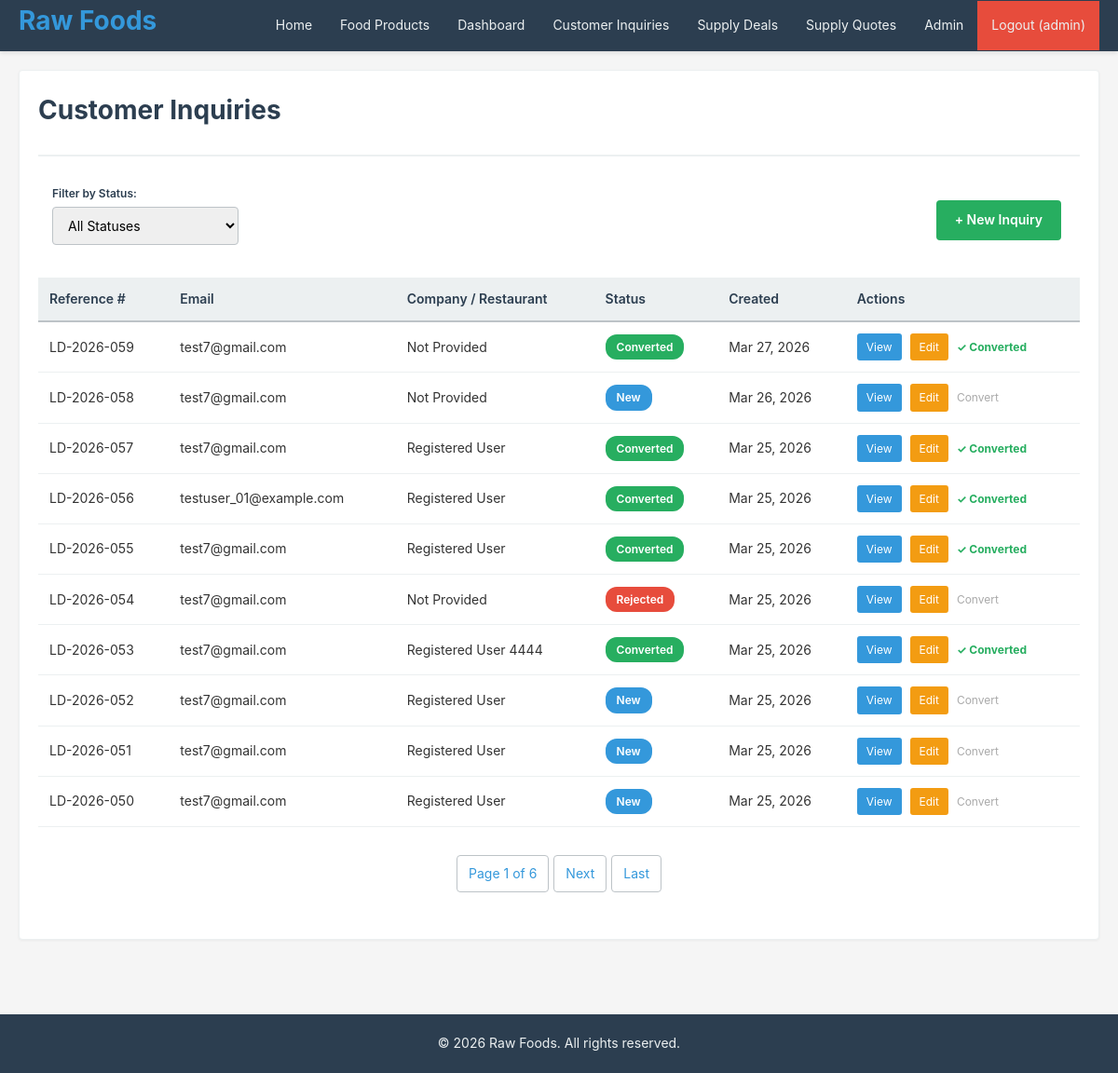
The app's page /sales/leads/ (signed in), older data.
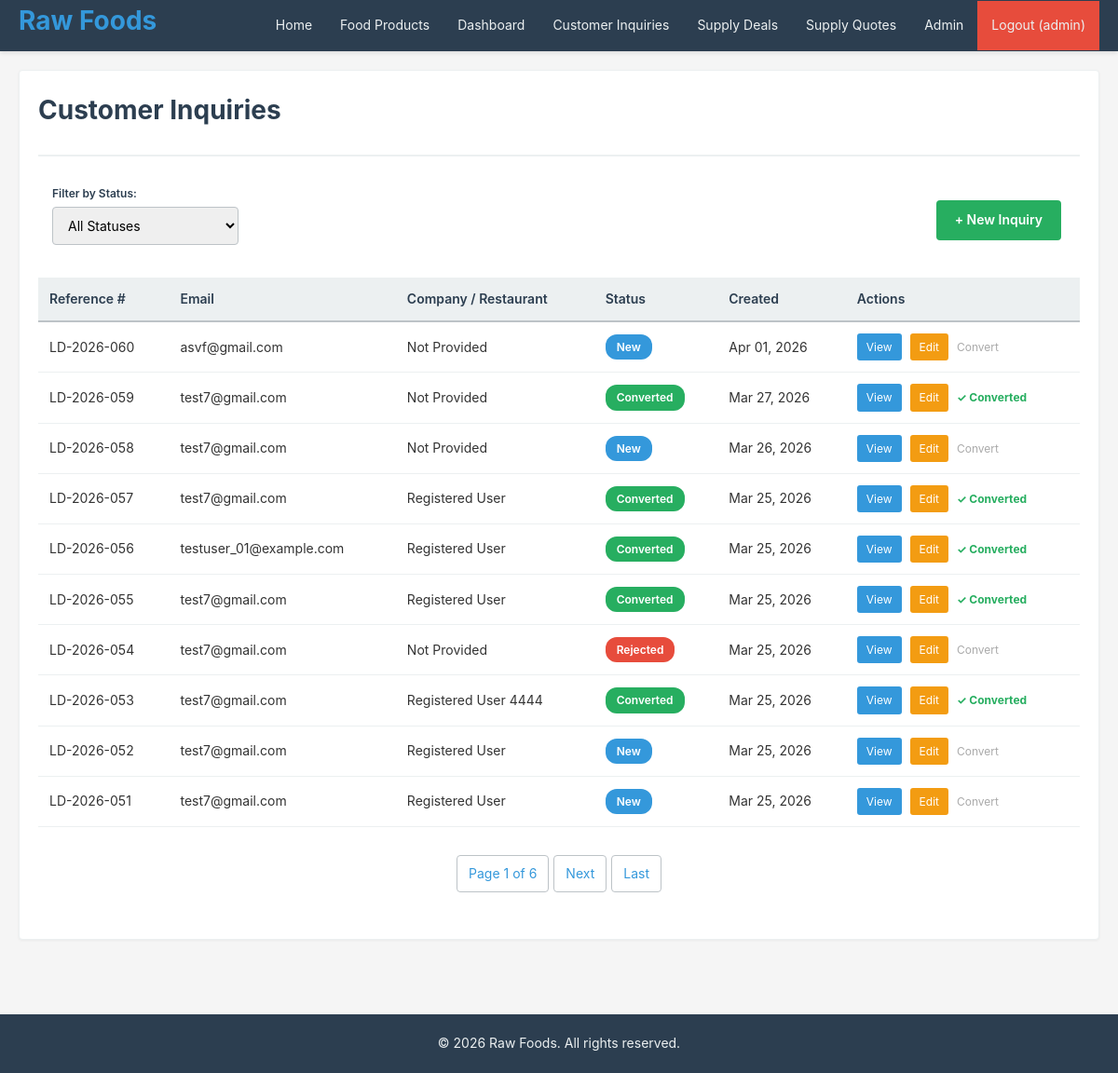
The same page, newer data.
### crm/models.py (models this page shows, shortened)
class Lead(models.Model):
    STATUS_CHOICES = [
        ('New', 'New'),
        ('Qualified', 'Qualified'),
        ('Converted', 'Converted'),
        ('Rejected', 'Rejected'),
    ]
    reference_number = models.CharField(
        max_length=20, unique=True, default=generate_lead_reference
    )
    email = models.EmailField()
    company_name = models.CharField(
        max_length=150, verbose_name="Company / Restaurant Name"
    )
    product_interested = models.ForeignKey(
        Product, on_delete=models.SET_NULL, null=True, blank=True,
        verbose_name="Interested Product (Feed/Oil/Grain)"
    )
    quantity = models.IntegerField(
        null=True, blank=True, validators=[MinValueValidator(1)],
        verbose_name="Quantity Required"
    )
    status = models.CharField(max_length=20, choices=STATUS_CHOICES, default='New')
    converted_to_acct_id = models.ForeignKey(
        'Account', on_delete=models.SET_NULL, null=True, blank=True, related_name='leads'
    )
    notes = models.TextField(blank=True, help_text="Delivery Location & other notes")
    created_at = models.DateTimeField(auto_now_add=True)
    updated_at = models.DateTimeField(auto_now=True)
    objects = models.Manager()
    class Meta:  # pylint: disable=too-few-public-methods
        ordering = ['-created_at']
        verbose_name = 'Customer Inquiry'
        verbose_name_plural = 'Customer Inquiries'

### crm/views.py (the view)
# urls.py: path('sales/leads/', views.lead_list, name='lead_list'),
@login_required
@staff_required
def lead_list(request):
    status_filter = request.GET.get('status', '')
    leads = Lead.objects.all()
    if status_filter:
        leads = leads.filter(status=status_filter)
    paginator = Paginator(leads, 10)
    page_num = request.GET.get('page', 1)
    page_obj = paginator.get_page(page_num)
    context = {
        'page_obj': page_obj,
        'leads': page_obj.object_list,
        'status_filter': status_filter,
        'status_choices': Lead.STATUS_CHOICES,
    }
    return render(request, 'lead_list.html', context)

### crm/views.py (called while the page is built)
def staff_required(view_func):
    @wraps(view_func)
    def wrapper(request, *args, **kwargs):
        if not request.user.is_authenticated or not request.user.is_staff:
            messages.error(
                request, "You don't have permission to access this page.")
            return redirect('login')
        return view_func(request, *args, **kwargs)
    return wrapper

### templates/lead_list.html (shortened to what this page needs)
{% extends "base.html" %}
{% block content %}
<div class="card">
    <div class="card-header">
        <h1>Customer Inquiries</h1>
    </div>
    <div class="filter-section">
        <div class="filter-item">
            <label for="status-filter">Filter by Status:</label>
            <select id="status-filter" onchange="window.location.href='?status=' + this.value" class="form-select">
                <option value="">All Statuses</option>
            </select>
        </div>
        <a href="{% url 'lead_create' %}" class="btn btn-success">+ New Inquiry</a>
    </div>
    <div class="card-body">
        {% if leads %}
            <table>
                <thead>
                    <tr>
                        <th>Reference #</th>
                        <th>Email</th>
                        <th>Company / Restaurant</th>
                        <th>Status</th>
                        <th>Created</th>
                        <th>Actions</th>
                    </tr>
                </thead>
                <tbody>
                    {% for lead in leads %}
                        <tr>
                            <td>{{ lead.reference_number }}</td>
                            <td>{{ lead.email }}</td>
                            <td>{{ lead.company_name }}</td>
                            <td><span class="badge badge-{{ lead.status|lower }}">{{ lead.status }}</span></td>
                            <td>{{ lead.created_at|date:"M d, Y" }}</td>
                            <td class="table-actions">
                                <a href="{% url 'lead_detail' lead.id %}" class="action-view">View</a>
                                <a href="{% url 'lead_update' lead.id %}" class="action-edit">Edit</a>
                                {% if lead.status == 'Qualified' and not lead.converted_to_acct_id %}
                                    <a href="{% url 'lead_convert' lead.id %}" class="action-convert">Convert to Opportunity</a>
                                {% elif lead.converted_to_acct_id %}
                                    <span style="color:#27ae60; font-size:12px; font-weight:bold;">✓ Converted</span>
                                {% else %}
                                    <span style="color:#aaa; font-size:12px;" title="Mark as Qualified to convert">Convert</span>
                                {% endif %}
                            </td>
                        </tr>
                    {% endfor %}
                </tbody>
            </table>
        {% else %}
            <p>No inquiries found.</p>
        {% endif %}
        {% if page_obj.has_other_pages %}
            <div class="pagination">
                <span>Page {{ page_obj.number }} of {{ page_obj.paginator.num_pages }}</span>
                {% if page_obj.has_next %}
                    <a href="?page={{ page_obj.next_page_number }}">Next</a>
                    <a href="?page={{ page_obj.paginator.num_pages }}">Last</a>
                {% endif %}
            </div>
        {% endif %}
    </div>
</div>
{% endblock %}

Row changes from the older to the newer data that the page shows:
no longer on this page (row unchanged): Lead: reference_number "LD-2026-050", email "test7@gmail.com", company_name "Registered User", status "New", created_at "Mar 25, 2026", shows "Convert"
added Lead: reference_number "LD-2026-060", email "asvf@gmail.com", company_name "Not Provided", status "New", created_at "Apr 01, 2026", shows "Convert"
